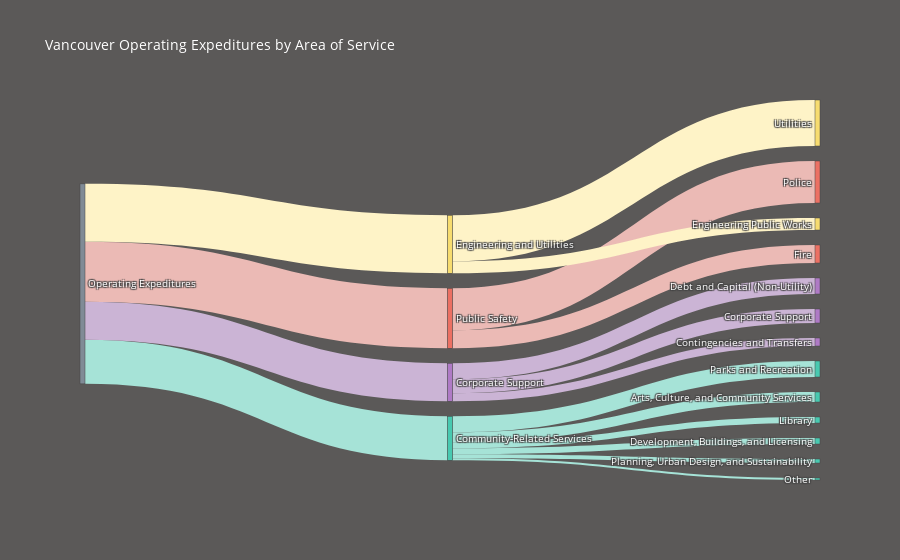

The cell this chart's notebook holds for it:
### Code cell
# data to dict, dict to sankey
link = dict(source = source, target = target, value = value, color=color_link)
node = dict(label = label, pad=15, thickness=5, color=color_node)
data = go.Sankey(link = link, node=node)
# plot
fig = go.Figure(data)
fig.update_layout(
    hovermode = 'x',
    title="Vancouver Operating Expeditures by Area of Service",
    font=dict(size = 10, color = 'white'),
    paper_bgcolor='#5B5958'
)
fig.show()

### Figure 1 — Plotly figure (JSON) as saved in the notebook; plotly's stock layout.template omitted (floating-point values rounded to 4 significant figures)
{"data": [{"link": {"color": ["#EBBAB5", "#FEF3C7", "#A6E3D7", "#CBB4D5", "#EBBAB5", "#EBBAB5", "#FEF3C7", "#FEF3C7", "#A6E3D7", "#A6E3D7", "#A6E3D7", "#A6E3D7", "#A6E3D7", "#A6E3D7", "#CBB4D5", "#CBB4D5", "#CBB4D5"], "source": [0, 0, 0, 0, 1, 1, 2, 2, 3, 3, 3, 3, 3, 3, 4, 4, 4], "target": [1, 2, 3, 4, 5, 6, 7, 8, 9, 10, 11, 12, 13, 14, 15, 16, 17], "value": [484500, 468350, 355300, 306850, 339150, 145350, 371450, 96900, 129200, 80750, 48450, 48450, 32300, 16150, 113050, 129200, 64600]}, "node": {"color": ["#808B96", "#EC7063", "#F7DC6F", "#48C9B0", "#AF7AC5", "#EC7063", "#EC7063", "#F7DC6F", "#F7DC6F", "#48C9B0", "#48C9B0", "#48C9B0", "#48C9B0", "#48C9B0", "#48C9B0", "#AF7AC5", "#AF7AC5", "#AF7AC5"], "label": ["Operating Expeditures", "Public Safety", "Engineering and Utilities", "Community-Related Services", "Corporate Support", "Police", "Fire", "Utilities", "Engineering Public Works", "Parks and Recreation", "Arts, Culture, and Community Services", "Library", "Development, Buildings, and Licensing", "Planning, Urban Design, and Sustainability", "Other", "Corporate Support", "Debt and Capital (Non-Utility)", "Contingencies and Transfers"], "pad": 15, "thickness": 5}, "type": "sankey"}], "layout": {"autosize": true, "font": {"color": "white", "size": 10}, "hovermode": "x", "paper_bgcolor": "#5B5958", "title": {"text": "Vancouver Operating Expeditures by Area of Service"}}}
